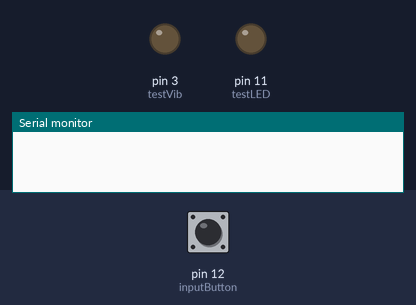
Recording of a sketch running on a simulated Arduino Uno, built with avr-gcc and run on an emulated ATmega328P. Parts: output pins drawn as LEDs (lit = HIGH), the last lines printed to the serial monitor. Dashed ring = blinking. The inputs (shaded band) are chosen by the test bench; at power-on: pin 12 (inputButton) LOW. Random numbers use the default seed unless the sketch sets one.

Above: at 1.2 s.
1.3 s: pin 12 (inputButton) pulled HIGH for 0.15 s
At 1.9 s:
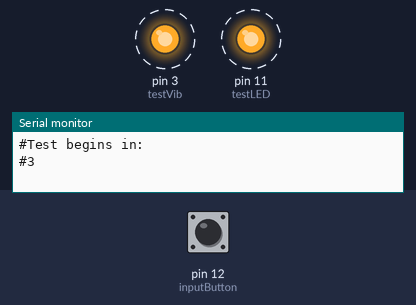
4.4 s: pin 12 (inputButton) pulled HIGH for 1 s
At 9.1 s:
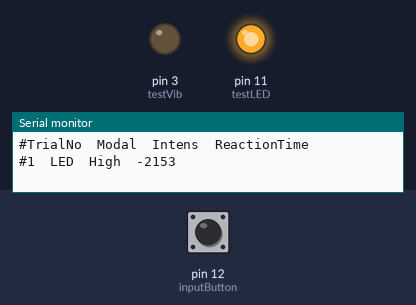
Timing chart, 0 to 10.6 s (numbered marks = the images above; inputs shaded):
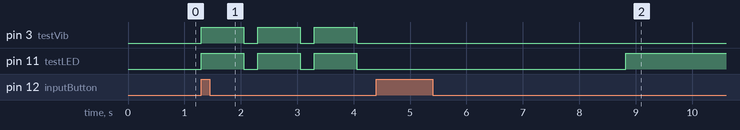

The sketch:

ReactionTime.ino
```cpp
int inputButton = 12;
int testLED = 11;
int testVib = 3;

int deviceID;

//  ************** STUDENTS CHANGE VARIABLES BELOW

// Choose if the test should be used with vibration or not
bool useVibration = false;

//  ********************************************

void setup() {
  Serial.begin(115200);
  pinMode(inputButton, INPUT);
  pinMode(testLED, OUTPUT);
  pinMode(testVib, OUTPUT);
}

// Variables NOT TO BE CHANGED
// - Used for the software/test to function properly -
int highIntensityValue = 255;
int lowIntensityValue;

int minWaitTime = 1000;
int maxWaitTime = 4000;

int iterations = 5;

bool testRunning = false;
float timeUntilLED;
bool buttonClicked = false;


void loop() {
  // Reaction Time Test

  if(testRunning == false) {
    // Check for input to begin the test
    if(digitalRead(inputButton) == HIGH) {
      testRunning = true;
    }
  } else {
    // Countdown before test begins
    CountdownToTest();

    // Determines the order of the test and sets the needed values for the proper test
    int randomTest = random(0,2);
    int outputLeg = 0;
    int id = 0;

    if(useVibration) {
      outputLeg = testVib;
      lowIntensityValue = 150;
    } else {
      outputLeg = testLED;
      lowIntensityValue = 25;
    }

    // The actual test code
    for(int test = 0; test <= 1; test++) {
      for(int i = 0; i < iterations; i++) {
        // Test Number
        id++;
        // Logs the time at which the iteration started
        float testStartStamp = millis();
        float timeUntilLED = testStartStamp + random(minWaitTime, maxWaitTime);

        // Waits for the LED to light up and the user to press the button
        while(buttonClicked == false || millis() < timeUntilLED) {
          if(millis() >= timeUntilLED) {
            if(randomTest % 2 == 0) {
              analogWrite(outputLeg, lowIntensityValue);
            } else {
              analogWrite(outputLeg, highIntensityValue);
            }
          }

          if(buttonClicked == false && digitalRead(inputButton) == HIGH) {
            Serial.print("#");
            buttonClicked = true;
            int deltaTime = millis() - timeUntilLED;
            Serial.print(id);
            if(randomTest % 2 == 0) {
              if(useVibration) {
                Serial.print("\tERM\tLow\t");
              } else {
                Serial.print("\tLED\tLow\t"); // As long as LEDs are not on pwd ports
              }
            } else {
              if(useVibration) {
                Serial.print("\tERM\tHigh\t");
              } else {
                Serial.print("\tLED\tHigh\t");
              }
            }
            Serial.println(deltaTime);
          }
        }

        // Resets the button and LED for next iteration of the test
        analogWrite(outputLeg, 0);
        buttonClicked = false;

        // Waits for the user to release the button, before continuing
        WaitForButtonRelease();
        delay(200);
      }
      randomTest += 1;
    }
    id = 0;
    EndOfTest();
  }

}


void CountdownToTest() {
    Serial.println("#Test begins in:");
    for(int i = 3; i > 0; i--) {
      Serial.print("#");
      Serial.println(i);
      analogWrite(testVib, highIntensityValue);
      analogWrite(testLED, highIntensityValue);
      delay(750);
      analogWrite(testVib, 0);
      analogWrite(testLED, 0);
      delay(250);
    }
    Serial.print("#");
    Serial.println("----- LOG BEGIN REACTION TIME (sep=tab, col=4, label=reactiontime) -----");
    Serial.print("#");
    Serial.println("TrialNo\tModal\tIntens\tReactionTime");
}

void EndOfTest() {
    Serial.print("#");
    Serial.println("----- LOG END REACTION TIME -----");

    digitalWrite(testLED, LOW);
    digitalWrite(testVib, LOW);

    WaitForButtonRelease();
    testRunning = false;
    delay(100);
}

void WaitForButtonRelease() {
  while(digitalRead(inputButton) == HIGH) {
  }
}
```

Measured:
- after the input at 1.3 s, pin 3 (testVib), pin 11 (testLED): alternates HIGH for 0.75 s and LOW for 0.25 s, starting at once
